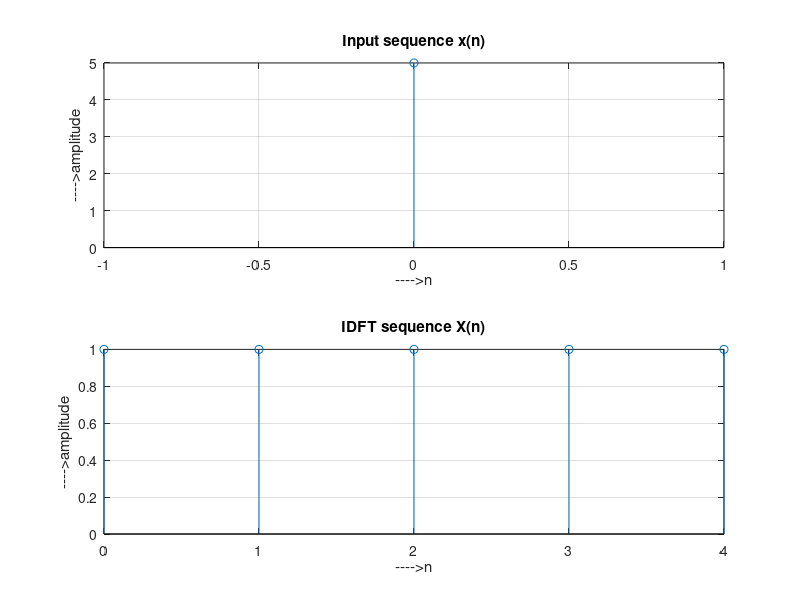

Reproduce this figure in MATLAB.
%Computation of N Point IDFT a sequence
clc;
clear all;
close all;

x1=input('Enter the sequence X(n):    ');
N=input('Enter the length of IDFT:     ');
x=[x1,zeros(1,N-length(x1))]
k=0:N-1
n=k
powers=n.'*k;
disp('IDFT matrix for given is');
WNkn=(exp(j*2*pi/N)).^powers
disp('The N point IDFT of the given sequence is')
X=1/N*WNkn*x.'                      % x is sequence after zero padding
disp('The N point IDFT of the given sequence using inbuilt function is')
X1=ifft(x1,N)                    % for inbuilt use original sequence


figure
subplot(2,1,1);
stem(0:length(x1)-1,x1);
grid on;
xlabel('---->n');
ylabel('---->amplitude');
title('Input sequence x(n)')

subplot(2,1,2);
stem(0:length(X1)-1,X1);
grid on;
xlabel('---->n');
ylabel('---->amplitude');
title('IDFT sequence X(n)')


